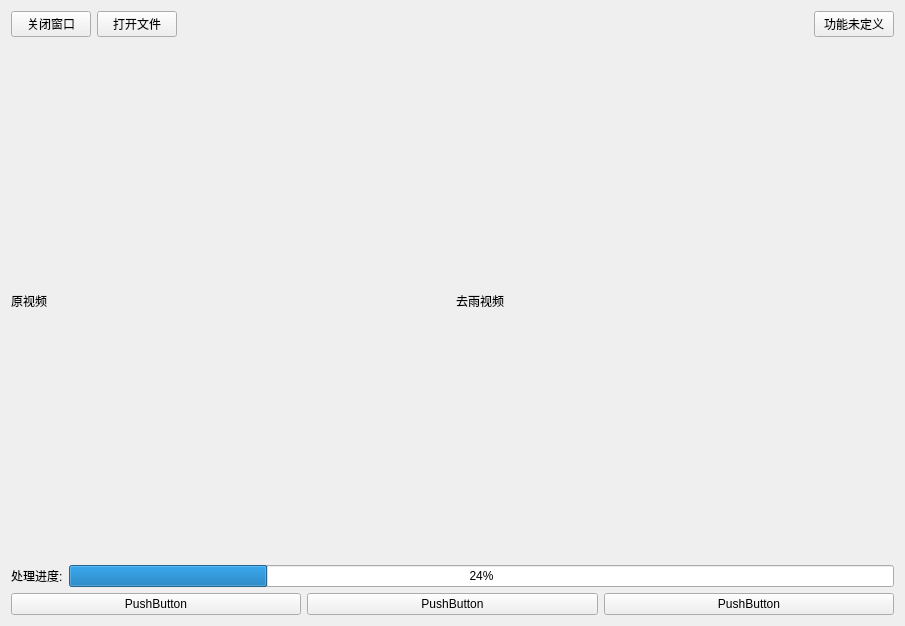
<?xml version="1.0" encoding="UTF-8"?>
<ui version="4.0">
 <class>DerainForm</class>
 <widget class="QWidget" name="DerainForm">
  <property name="geometry">
   <rect>
    <x>0</x>
    <y>0</y>
    <width>905</width>
    <height>626</height>
   </rect>
  </property>
  <property name="windowTitle">
   <string>Form</string>
  </property>
  <layout class="QVBoxLayout" name="verticalLayout_2">
   <item>
    <layout class="QHBoxLayout" name="horizontalLayout_5">
     <item>
      <widget class="QPushButton" name="pushButton_2">
       <property name="text">
        <string>关闭窗口</string>
       </property>
      </widget>
     </item>
     <item>
      <widget class="QPushButton" name="openfile_btn">
       <property name="text">
        <string>打开文件</string>
       </property>
      </widget>
     </item>
     <item>
      <spacer name="horizontalSpacer">
       <property name="orientation">
        <enum>Qt::Horizontal</enum>
       </property>
       <property name="sizeHint" stdset="0">
        <size>
         <width>20</width>
         <height>20</height>
        </size>
       </property>
      </spacer>
     </item>
     <item>
      <widget class="QPushButton" name="pushButton">
       <property name="text">
        <string>功能未定义</string>
       </property>
      </widget>
     </item>
    </layout>
   </item>
   <item>
    <layout class="QVBoxLayout" name="verticalLayout">
     <item>
      <layout class="QHBoxLayout" name="video_compare_constrain">
       <property name="sizeConstraint">
        <enum>QLayout::SetMinimumSize</enum>
       </property>
      </layout>
     </item>
     <item>
      <layout class="QHBoxLayout" name="horizontalLayout_7">
       <item>
        <widget class="QLabel" name="label_2">
         <property name="text">
          <string>原视频</string>
         </property>
        </widget>
       </item>
       <item>
        <widget class="QLabel" name="label_3">
         <property name="text">
          <string>去雨视频</string>
         </property>
        </widget>
       </item>
      </layout>
     </item>
    </layout>
   </item>
   <item>
    <layout class="QHBoxLayout" name="horizontalLayout">
     <item>
      <widget class="QLabel" name="process_label">
       <property name="text">
        <string>处理进度:</string>
       </property>
      </widget>
     </item>
     <item>
      <widget class="QProgressBar" name="progressBar">
       <property name="value">
        <number>24</number>
       </property>
      </widget>
     </item>
    </layout>
   </item>
   <item>
    <layout class="QHBoxLayout" name="horizontalLayout_4">
     <item>
      <widget class="QPushButton" name="pushButton_5">
       <property name="text">
        <string>PushButton</string>
       </property>
      </widget>
     </item>
     <item>
      <widget class="QPushButton" name="pushButton_4">
       <property name="text">
        <string>PushButton</string>
       </property>
      </widget>
     </item>
     <item>
      <widget class="QPushButton" name="pushButton_6">
       <property name="text">
        <string>PushButton</string>
       </property>
      </widget>
     </item>
    </layout>
   </item>
  </layout>
 </widget>
 <resources/>
 <connections>
  <connection>
   <sender>pushButton_2</sender>
   <signal>clicked()</signal>
   <receiver>DerainForm</receiver>
   <slot>close()</slot>
   <hints>
    <hint type="sourcelabel">
     <x>95</x>
     <y>43</y>
    </hint>
    <hint type="destinationlabel">
     <x>185</x>
     <y>68</y>
    </hint>
   </hints>
  </connection>
 </connections>
</ui>
